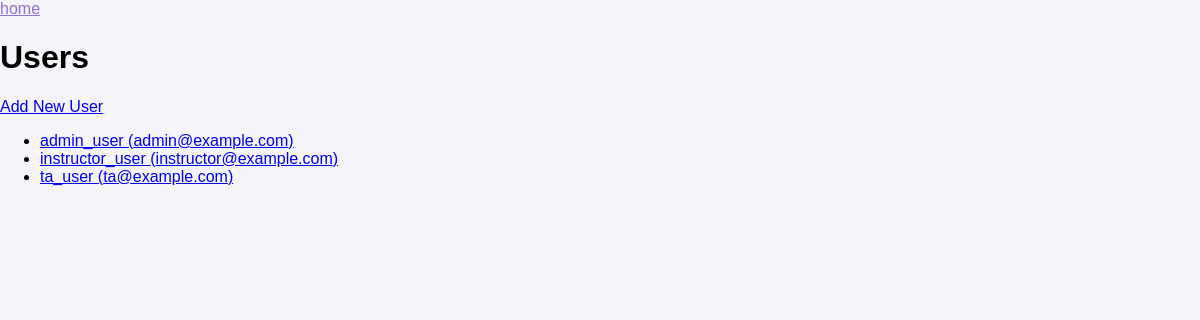
The app's page /sudo/user/ with its own data.
### webapp/models/users.py (models this page shows, shortened)
class User(AbstractUser):
    group_name = models.CharField(
        max_length=1,
        choices=UserType,
        default=UserType.TA,
    )
    class Meta:
        permissions = (
            ("can_assign_l1", "Can assign to courses/sections: instructor"),
            ("can_assign_l2", "Can assign to courses/sections: admin"),
        )

### webapp/views/admin.py (the view)
# urls.py: path('sudo/user/', views.user_list, name='user_list'),
def user_list(request):
    users = User.objects.all()
    return render(request, 'admin_pages/list_user.html', {
        'users': users,
    })

### templates/admin_pages/list_user.html (shortened to what this page needs)
{% extends "master.html" %}
{% load static %}
{% load site_tags %}
{% block includes %}
    <link rel="stylesheet" href="{% static 'css/base_theme.css' %}">
{% endblock %}
{% block content %}
    <a href="{% url 'admin_home' %}">home</a>
    <h1>Users</h1>
    <a href="{% url 'add_user' %}">Add New User</a>
    <ul>
        {% for user in users %}
        <li>
            <a href="{% url 'edit_user' user.id %}">{{ user.username }} ({{ user.email }})</a>
        </li>
        {% endfor %}
    </ul>
{% endblock %}

### templates/static/css/base_theme.css (style rules this page uses)
body { font-family: Arial, sans-serif; margin: 0; padding: 0; background-color: #f4f4f9; }

### records on screen
User: username "admin_user", email "admin@example.com"
User: username "instructor_user", email "instructor@example.com"
User: username "ta_user", email "ta@example.com"
